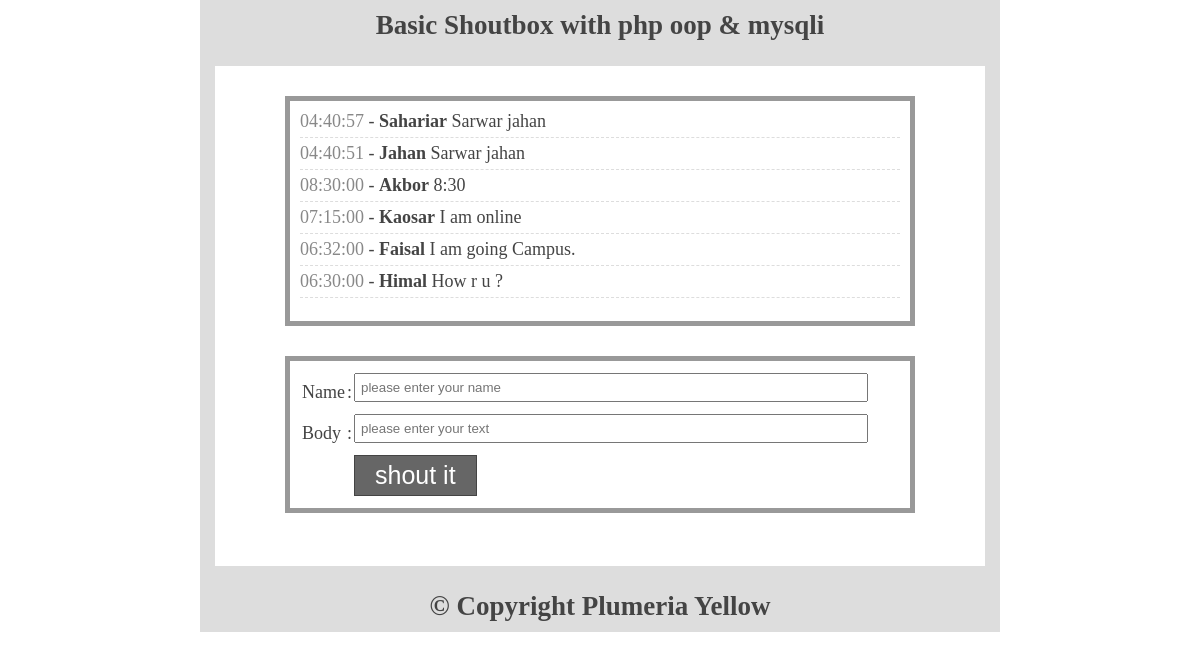
The page / on the database its author committed.
### tables this page shows
CREATE TABLE `tbl_box` (
  `id` int(11) NOT NULL,
  `name` varchar(100) NOT NULL,
  `body` text NOT NULL,
  `time` time NOT NULL
);

### lib/Database.php (called while the page is built, shortened)
<?php
Class Database{
 public $host   = DB_HOST;
 public $user   = DB_USER;
 public $pass   = DB_PASS;
 public $dbname = DB_NAME;
 public $link;
private function connectDB(){
 $this->link = new mysqli($this->host, $this->user, $this->pass, $this->dbname);
 }
public function select($query){
  $result = $this->link->query($query) or
   die($this->link->error.__LINE__);
  if($result->num_rows > 0){
    return $result;
  } else {
    return false;
  }
 }
}

### classes/Shout.php (called while the page is built, shortened)
<?php
include $_SERVER['DOCUMENT_ROOT']."/Box/lib/Database.php";
class Shout
{
	private $db;
	public function __construct()
	{
		$this->db = new Database;
	}
	public function getAlldata(){
		$query = "select * from tbl_box order by id desc";
		$result = $this->db->select($query);
		return $result;
	}
}
 ?>

### index.php (the view, shortened to what this page needs)
<?php
	include 'classes/Shout.php';
	$shout = new Shout();
?>
<!DOCTYPE html>
<html>
<head>
	<link rel="stylesheet" type="text/css" href="style.css">
</head>
<body>
 <div class="wrapper clr">
 	<header class="headersection clr">
 		<h2>Basic Shoutbox with php oop & mysqli</h2>
 	</header>
 	<section class="content clr">
 		<div class="box">
 			<ul>
 				<?php
 					$getdata = $shout->getAlldata();
 					if ($getdata) {
 						while ($data = $getdata->fetch_assoc()) { ?>
 				<li>
 					<span><?php echo $data['time']; ?></span> - <b><?php echo $data['name']; ?></b> <?php echo $data['body']; ?>
 				</li>
 				<?php } } ?>
 			</ul>
 		</div>
 		<div class="shoutform clr">
 			<form action="#" method="post">
 				<table>
 				<tr>
 					<td>Name</td>
 					<td>:</td>
 					<td><input type="text" name="name" placeholder="please enter your name" required></td>
 				</tr>
 				<tr>
 					<td>Body</td>
 					<td>:</td>
 					<td><input type="text" name="body" placeholder="please enter your text"  required></td>
 				</tr><tr>
 					<td></td>
 					<td></td>
 					<td><input type="submit" value="shout it" required></td>
 				</tr>
 				</table>
 			</form>
 		</div>
 	</section>
 	<footer class="footsection clr">
 		<h2>&copy; Copyright Plumeria Yellow</h2>
 	</footer>
 </div>
</body>
</html>

### style.css (style rules this page uses)
* { margin: 0; padding: 0; outline: 0 }
body { font-family: verdana; font-size: 18px;color: #444 }
.wrapper { width: 800px; margin: 0 auto; }
.clr { overflow: hidden }
.headersection, .footsection { background: #ddd; padding: 10px; text-align: center; }
.content { border: 15px solid #ddd;min-height: 500px }
.box { border: 5px solid #999; margin:30px auto 0; padding: 10px; width: 600px; height:200px;overflow: scroll; }
.box ul { margin: 0; padding: 0;list-style: none; }
.box ul li { display: block; border-bottom: 1px dashed #ddd; margin-bottom: 5px; padding-bottom: 5px; }
.box ul li :last-child { border-bottom: 0px dashed #ddd; margin-bottom: 0px; padding-bottom: 0px; }
.box ul li span { color: #888; }
.shoutform { border: 5px solid #999; margin:30px auto 10px; padding: 10px; width: 600px; }
input[type="text"] { padding: 5px; width: 500px;margin-bottom: 10px }
input[type="submit"] { background: #666;border:1px solid #444;color: #fff;cursor:pointer; font-size: 25px;padding: 5px 20px; }

### rows shown on the page
tbl_box: time "04:40:57", name "Sahariar", body "Sarwar jahan"
tbl_box: time "04:40:51", name "Jahan", body "Sarwar jahan"
tbl_box: time "08:30:00", name "Akbor", body "8:30"
tbl_box: time "07:15:00", name "Kaosar", body "I am online"
tbl_box: time "06:32:00", name "Faisal", body "I am going Campus."
tbl_box: time "06:30:00", name "Himal", body "How r u ?"
